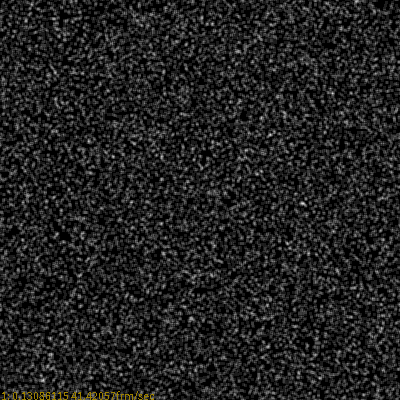
Frame 1 (no input)
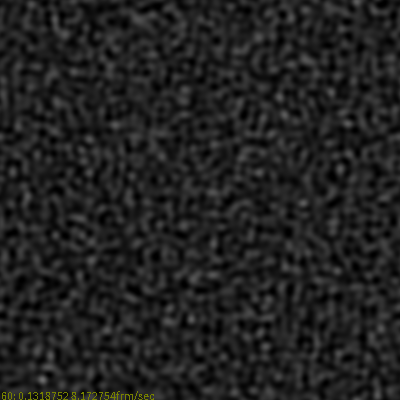
Frame 60 (the mouse pressed at the canvas centre just before this capture)
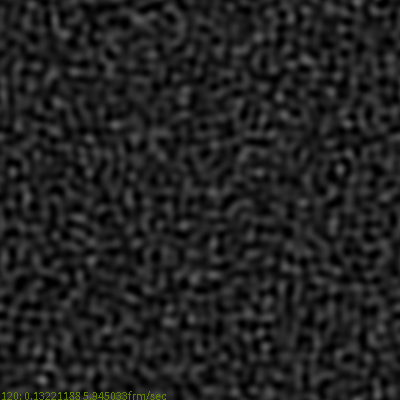
Frame 120 (the mouse held since frame 60 and released just before this capture)

The Processing sketch that drew these frames (run headless with seeded random() and noise(); from frame 60 on, the mouse is pressed at the canvas centre):

// Processing sketch: Pattern04
// ── Pattern04.pde
/// Simple floating point based cellular automaton.

int SIDE=400;
float[][] cstates=new float[SIDE][SIDE]; //Current states of cells
float[][] nstates=new float[SIDE][SIDE]; //New states of cells
float DENS=0.125;//0.5;

//Weights depending on the neighbor's distance
float WeightDist3=-0.33333;//-0.4; //-0.2;
float WeightDist2=0.1;//-0.1; //-0.05;
float WeightDist1=6.15554666666667;//6.68888888888889;//1.0; //6.06666666666667;
float WeightSum=9*WeightDist1+16*WeightDist2+24*WeightDist3;

//Statistic
float average=0;

void settings()
{
  size(SIDE, SIDE);
  noSmooth();
}

void initialiseDens()
{
  for (int i=0; i<SIDE; i++)
    for (int j=0; j<SIDE; j++)
      if (random(1.0)<DENS)
        cstates[i][j]=1.0;
      else
        cstates[i][j]=0.0;
}

void initialiseLine() //Alternative initialisation
{
  for (int i=0; i<SIDE; i++)
    for (int j=0; j<SIDE; j++)
      if (j==SIDE/2)
        cstates[i][j]=1.0;
      else
        cstates[i][j]=0.0;
}

void visualise()
{
  double sum=0; //More precise
  for (int i=0; i<SIDE; i++)
    for (int j=0; j<SIDE; j++)
    {
      float value=cstates[i][j];
      sum+=value;
      
      if(0.<=value && value<=1.)
        stroke(value*255);
      else if(value<0.)
        stroke(255,0,0);
      else
        stroke(0,255,255);
        
      point(i,j);  
    }
    
  average=(float)sum/(SIDE*SIDE); //with limited precision of the result
}

void newStates()
{
  for (int i=0; i<SIDE; i++)
    for (int j=0; j<SIDE; j++)
    {
      float sum=0;
      for(int k=-3;k<=3;k++)
       for(int l=-3;l<=3;l++)
       {
         int a=(i+k+SIDE)%SIDE;
         int b=(j+l+SIDE)%SIDE;
         
         float w=WeightDist1;
         
         //when any neighborhood coordinate is distant by 3.
         if(k==-3 || k==3 || l==-3 || l==3)
           w=WeightDist3;
         else if(k==-2 || k==2 || l==-2 || l==2) // and if not at 3, then at 2
           w=WeightDist2;
           
         sum+=cstates[a][b]*w;
       }
       
       sum/=WeightSum;
       
       if(0.<=sum && sum<=1.)
         nstates[i][j]=sum;
       else if(sum<0) 
         nstates[i][j]=0.;
       else
         nstates[i][j]=1.;
       
    }
   
   float[][] tmp=cstates;
   cstates=nstates;
   nstates=tmp;
}

void setup()
{
  if(DENS>0) //selection of initialization method
    initialiseDens();
  else
    initialiseLine();
  visualise();
  frameRate(100); // wishful thinking :-D
}

void draw()
{
  newStates();
  visualise();
  fill(64+random(128),128,0);
  text(frameCount+": "+average+" "+frameRate+"frm/sec",1,height); // here we have the actual speed.
}

/// @date 2025-11-24 (initial)
